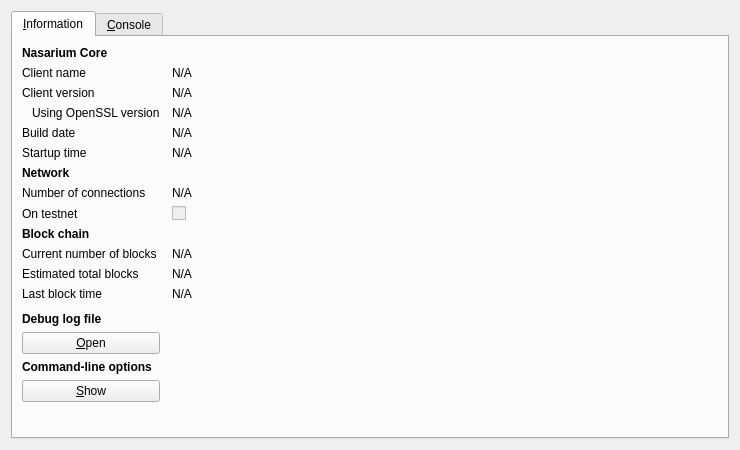
<?xml version="1.0" encoding="UTF-8"?>
<ui version="4.0">
 <class>RPCConsole</class>
 <widget class="QDialog" name="RPCConsole">
  <property name="geometry">
   <rect>
    <x>0</x>
    <y>0</y>
    <width>740</width>
    <height>450</height>
   </rect>
  </property>
  <property name="windowTitle">
   <string>Nasarium - Debug window</string>
  </property>
  <property name="styleSheet">
   <string notr="true">background-image: url(:/images/bkg2);</string>
  </property>
  <layout class="QVBoxLayout" name="verticalLayout_2">
   <item>
    <widget class="QTabWidget" name="tabWidget">
     <property name="currentIndex">
      <number>0</number>
     </property>
     <widget class="QWidget" name="tab_info">
      <attribute name="title">
       <string>&amp;Information</string>
      </attribute>
      <layout class="QGridLayout" name="gridLayout" columnstretch="0,1">
       <property name="horizontalSpacing">
        <number>12</number>
       </property>
       <item row="0" column="0">
        <widget class="QLabel" name="label_9">
         <property name="font">
          <font>
           <weight>75</weight>
           <bold>true</bold>
          </font>
         </property>
         <property name="text">
          <string>Nasarium Core</string>
         </property>
        </widget>
       </item>
       <item row="1" column="0">
        <widget class="QLabel" name="label_5">
         <property name="text">
          <string>Client name</string>
         </property>
        </widget>
       </item>
       <item row="1" column="1">
        <widget class="QLabel" name="clientName">
         <property name="cursor">
          <cursorShape>IBeamCursor</cursorShape>
         </property>
         <property name="text">
          <string>N/A</string>
         </property>
         <property name="textFormat">
          <enum>Qt::PlainText</enum>
         </property>
         <property name="textInteractionFlags">
          <set>Qt::LinksAccessibleByMouse|Qt::TextSelectableByKeyboard|Qt::TextSelectableByMouse</set>
         </property>
        </widget>
       </item>
       <item row="2" column="0">
        <widget class="QLabel" name="label_6">
         <property name="text">
          <string>Client version</string>
         </property>
        </widget>
       </item>
       <item row="2" column="1">
        <widget class="QLabel" name="clientVersion">
         <property name="cursor">
          <cursorShape>IBeamCursor</cursorShape>
         </property>
         <property name="text">
          <string>N/A</string>
         </property>
         <property name="textFormat">
          <enum>Qt::PlainText</enum>
         </property>
         <property name="textInteractionFlags">
          <set>Qt::LinksAccessibleByMouse|Qt::TextSelectableByKeyboard|Qt::TextSelectableByMouse</set>
         </property>
        </widget>
       </item>
       <item row="3" column="0">
        <widget class="QLabel" name="label_14">
         <property name="text">
          <string>Using OpenSSL version</string>
         </property>
         <property name="indent">
          <number>10</number>
         </property>
        </widget>
       </item>
       <item row="3" column="1">
        <widget class="QLabel" name="openSSLVersion">
         <property name="cursor">
          <cursorShape>IBeamCursor</cursorShape>
         </property>
         <property name="text">
          <string>N/A</string>
         </property>
         <property name="textFormat">
          <enum>Qt::PlainText</enum>
         </property>
         <property name="textInteractionFlags">
          <set>Qt::LinksAccessibleByMouse|Qt::TextSelectableByKeyboard|Qt::TextSelectableByMouse</set>
         </property>
        </widget>
       </item>
       <item row="4" column="0">
        <widget class="QLabel" name="label_12">
         <property name="text">
          <string>Build date</string>
         </property>
        </widget>
       </item>
       <item row="4" column="1">
        <widget class="QLabel" name="buildDate">
         <property name="cursor">
          <cursorShape>IBeamCursor</cursorShape>
         </property>
         <property name="text">
          <string>N/A</string>
         </property>
         <property name="textFormat">
          <enum>Qt::PlainText</enum>
         </property>
         <property name="textInteractionFlags">
          <set>Qt::LinksAccessibleByMouse|Qt::TextSelectableByKeyboard|Qt::TextSelectableByMouse</set>
         </property>
        </widget>
       </item>
       <item row="5" column="0">
        <widget class="QLabel" name="label_13">
         <property name="text">
          <string>Startup time</string>
         </property>
        </widget>
       </item>
       <item row="5" column="1">
        <widget class="QLabel" name="startupTime">
         <property name="cursor">
          <cursorShape>IBeamCursor</cursorShape>
         </property>
         <property name="text">
          <string>N/A</string>
         </property>
         <property name="textFormat">
          <enum>Qt::PlainText</enum>
         </property>
         <property name="textInteractionFlags">
          <set>Qt::LinksAccessibleByMouse|Qt::TextSelectableByKeyboard|Qt::TextSelectableByMouse</set>
         </property>
        </widget>
       </item>
       <item row="6" column="0">
        <widget class="QLabel" name="label_11">
         <property name="font">
          <font>
           <weight>75</weight>
           <bold>true</bold>
          </font>
         </property>
         <property name="text">
          <string>Network</string>
         </property>
        </widget>
       </item>
       <item row="7" column="0">
        <widget class="QLabel" name="label_7">
         <property name="text">
          <string>Number of connections</string>
         </property>
        </widget>
       </item>
       <item row="7" column="1">
        <widget class="QLabel" name="numberOfConnections">
         <property name="cursor">
          <cursorShape>IBeamCursor</cursorShape>
         </property>
         <property name="text">
          <string>N/A</string>
         </property>
         <property name="textFormat">
          <enum>Qt::PlainText</enum>
         </property>
         <property name="textInteractionFlags">
          <set>Qt::LinksAccessibleByMouse|Qt::TextSelectableByKeyboard|Qt::TextSelectableByMouse</set>
         </property>
        </widget>
       </item>
       <item row="8" column="0">
        <widget class="QLabel" name="label_8">
         <property name="text">
          <string>On testnet</string>
         </property>
        </widget>
       </item>
       <item row="8" column="1">
        <widget class="QCheckBox" name="isTestNet">
         <property name="enabled">
          <bool>false</bool>
         </property>
         <property name="text">
          <string/>
         </property>
        </widget>
       </item>
       <item row="9" column="0">
        <widget class="QLabel" name="label_10">
         <property name="font">
          <font>
           <weight>75</weight>
           <bold>true</bold>
          </font>
         </property>
         <property name="text">
          <string>Block chain</string>
         </property>
        </widget>
       </item>
       <item row="10" column="0">
        <widget class="QLabel" name="label_3">
         <property name="text">
          <string>Current number of blocks</string>
         </property>
        </widget>
       </item>
       <item row="10" column="1">
        <widget class="QLabel" name="numberOfBlocks">
         <property name="cursor">
          <cursorShape>IBeamCursor</cursorShape>
         </property>
         <property name="text">
          <string>N/A</string>
         </property>
         <property name="textFormat">
          <enum>Qt::PlainText</enum>
         </property>
         <property name="textInteractionFlags">
          <set>Qt::LinksAccessibleByMouse|Qt::TextSelectableByKeyboard|Qt::TextSelectableByMouse</set>
         </property>
        </widget>
       </item>
       <item row="11" column="0">
        <widget class="QLabel" name="label_4">
         <property name="text">
          <string>Estimated total blocks</string>
         </property>
        </widget>
       </item>
       <item row="11" column="1">
        <widget class="QLabel" name="totalBlocks">
         <property name="cursor">
          <cursorShape>IBeamCursor</cursorShape>
         </property>
         <property name="text">
          <string>N/A</string>
         </property>
         <property name="textFormat">
          <enum>Qt::PlainText</enum>
         </property>
         <property name="textInteractionFlags">
          <set>Qt::LinksAccessibleByMouse|Qt::TextSelectableByKeyboard|Qt::TextSelectableByMouse</set>
         </property>
        </widget>
       </item>
       <item row="12" column="0">
        <widget class="QLabel" name="label_2">
         <property name="text">
          <string>Last block time</string>
         </property>
        </widget>
       </item>
       <item row="12" column="1">
        <widget class="QLabel" name="lastBlockTime">
         <property name="cursor">
          <cursorShape>IBeamCursor</cursorShape>
         </property>
         <property name="text">
          <string>N/A</string>
         </property>
         <property name="textFormat">
          <enum>Qt::PlainText</enum>
         </property>
         <property name="textInteractionFlags">
          <set>Qt::LinksAccessibleByMouse|Qt::TextSelectableByKeyboard|Qt::TextSelectableByMouse</set>
         </property>
        </widget>
       </item>
       <item row="13" column="0">
        <spacer name="verticalSpacer_2">
         <property name="orientation">
          <enum>Qt::Vertical</enum>
         </property>
         <property name="sizeHint" stdset="0">
          <size>
           <width>20</width>
           <height>20</height>
          </size>
         </property>
        </spacer>
       </item>
       <item row="14" column="0">
        <widget class="QLabel" name="labelDebugLogfile">
         <property name="font">
          <font>
           <weight>75</weight>
           <bold>true</bold>
          </font>
         </property>
         <property name="text">
          <string>Debug log file</string>
         </property>
        </widget>
       </item>
       <item row="15" column="0">
        <widget class="QPushButton" name="openDebugLogfileButton">
         <property name="toolTip">
          <string>Open the Nasarium debug log file from the current data directory. This can take a few seconds for large log files.</string>
         </property>
         <property name="text">
          <string>&amp;Open</string>
         </property>
         <property name="autoDefault">
          <bool>false</bool>
         </property>
        </widget>
       </item>
       <item row="16" column="0">
        <widget class="QLabel" name="labelCLOptions">
         <property name="font">
          <font>
           <weight>75</weight>
           <bold>true</bold>
          </font>
         </property>
         <property name="text">
          <string>Command-line options</string>
         </property>
        </widget>
       </item>
       <item row="17" column="0">
        <widget class="QPushButton" name="showCLOptionsButton">
         <property name="toolTip">
          <string>Show the Nasarium-Qt help message to get a list with possible Nasarium command-line options.</string>
         </property>
         <property name="text">
          <string>&amp;Show</string>
         </property>
         <property name="autoDefault">
          <bool>false</bool>
         </property>
        </widget>
       </item>
       <item row="18" column="0">
        <spacer name="verticalSpacer">
         <property name="orientation">
          <enum>Qt::Vertical</enum>
         </property>
         <property name="sizeHint" stdset="0">
          <size>
           <width>20</width>
           <height>40</height>
          </size>
         </property>
        </spacer>
       </item>
      </layout>
     </widget>
     <widget class="QWidget" name="tab_console">
      <attribute name="title">
       <string>&amp;Console</string>
      </attribute>
      <layout class="QVBoxLayout" name="verticalLayout_3">
       <property name="spacing">
        <number>3</number>
       </property>
       <item>
        <widget class="QTextEdit" name="messagesWidget">
         <property name="minimumSize">
          <size>
           <width>0</width>
           <height>100</height>
          </size>
         </property>
         <property name="readOnly">
          <bool>true</bool>
         </property>
         <property name="tabKeyNavigation" stdset="0">
          <bool>false</bool>
         </property>
         <property name="columnCount" stdset="0">
          <number>2</number>
         </property>
        </widget>
       </item>
       <item>
        <layout class="QHBoxLayout" name="horizontalLayout">
         <property name="spacing">
          <number>3</number>
         </property>
         <item>
          <widget class="QLabel" name="label">
           <property name="text">
            <string notr="true">&gt;</string>
           </property>
          </widget>
         </item>
         <item>
          <widget class="QLineEdit" name="lineEdit"/>
         </item>
         <item>
          <widget class="QPushButton" name="clearButton">
           <property name="maximumSize">
            <size>
             <width>24</width>
             <height>24</height>
            </size>
           </property>
           <property name="toolTip">
            <string>Clear console</string>
           </property>
           <property name="text">
            <string/>
           </property>
           <property name="icon">
            <iconset resource="../bitcoin.qrc">
             <normaloff>:/icons/remove</normaloff>:/icons/remove</iconset>
           </property>
           <property name="shortcut">
            <string notr="true">Ctrl+L</string>
           </property>
           <property name="autoDefault">
            <bool>false</bool>
           </property>
          </widget>
         </item>
        </layout>
       </item>
      </layout>
     </widget>
    </widget>
   </item>
  </layout>
 </widget>
 <resources>
  <include location="../bitcoin.qrc"/>
 </resources>
 <connections/>
</ui>
